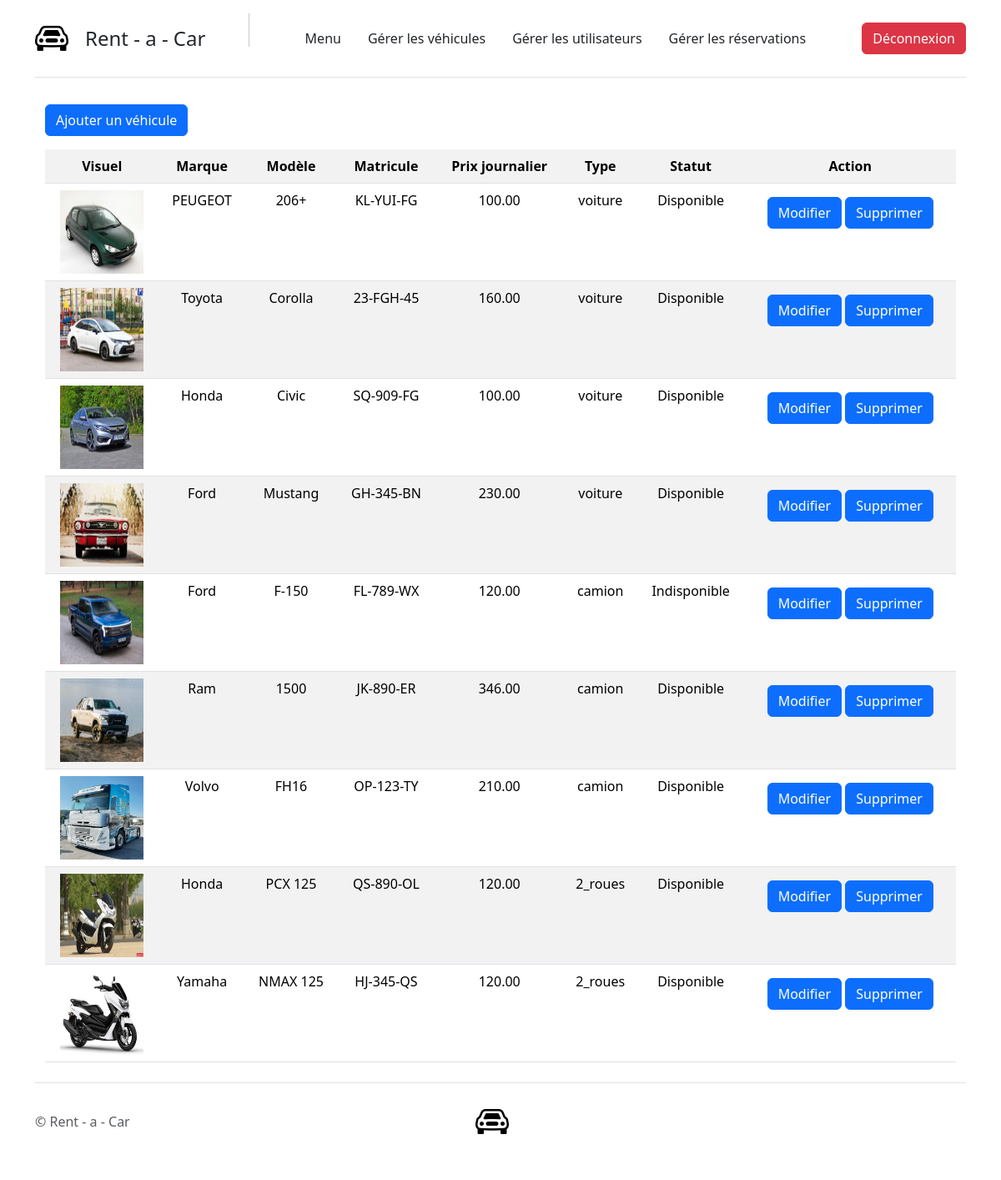
The page /?action=gestionVehicule (signed in) on the database its author committed.
### tables this page shows
CREATE TABLE IF NOT EXISTS `vehicule` (
  `id_vehicule` int NOT NULL AUTO_INCREMENT,
  `marque` varchar(25) DEFAULT NULL,
  `modele` varchar(25) DEFAULT NULL,
  `matricule` varchar(25) DEFAULT NULL,
  `prix_journalier` decimal(7,2) DEFAULT NULL,
  `type_vehicule` varchar(25) DEFAULT NULL,
  `statut_dispo` int DEFAULT '1',
  `photo` varchar(50) DEFAULT NULL,
  PRIMARY KEY (`id_vehicule`),
  UNIQUE KEY `matricule` (`matricule`)
);

### index.php (called while the page is built, shortened)
<?php
include "classes/Vehicle.php";
include "controller/VehicleController.php";
include "controller/MenuController.php";
include "model/VehicleModel.php";
$vehicle = new VehicleController();
$vehicle->actionVehicle();

### model/ModelGeneric.php (called while the page is built, shortened)
<?php
abstract class ModelGeneric {
    protected $pdo;
    public function __construct(){
        $this->pdo = new PDO("mysql:host=localhost;dbname=agence", "root", "", [
            PDO::ATTR_DEFAULT_FETCH_MODE => PDO::FETCH_ASSOC
        ]);
    }
    public function executeRequest(string $query, $data = []){
        $statement = $this->pdo->prepare($query);
        $statement->execute($data);
        return $statement;
    }
}

### model/VehicleModel.php (called while the page is built, shortened)
<?php
require_once 'model/ModelGeneric.php';
class VehicleModel extends ModelGeneric {
    public function findAllVehicle() {
        $statement = $this->executeRequest("SELECT * FROM vehicule");
        $vehicles = [];
        while($v = $statement->fetch()){
            extract($v);
            $vehicles[] = new Vehicle($id_vehicule, $marque, $modele, $matricule, $prix_journalier, $type_vehicule, $statut_dispo, $photo);
        }
        return $vehicles;
    }
}

### classes/Vehicle.php (called while the page is built, shortened)
<?php
class Vehicle {
    private $id_vehicule;
    private	$marque;
    private $modele;
    private $matricule;
    private $prix_journalier;
    private $type_vehicule;
    private $statut_dispo;
    private $photo;
    public function __construct($p_id_vehicule = '', $p_marque = '', $p_modele = '', $p_matricule = '', $p_prix_journalier = '', $p_type_vehicule = '', $p_statut_dispo = '', $p_photo = '') {
        $this->id_vehicule = $p_id_vehicule;
        $this->marque = $p_marque;
        $this->modele = $p_modele;
        $this->matricule = $p_matricule;
        $this->prix_journalier = $p_prix_journalier;
        $this->type_vehicule = $p_type_vehicule;
        $this->statut_dispo = $p_statut_dispo;
        $this->photo = $p_photo;
    }
    public function getIdVehicule() {
        return $this->id_vehicule;
    }
    public function getMarque() {
        return $this->marque;
    }
    public function getModele() {
        return $this->modele;
    }
    public function getMatricule() {
        return $this->matricule;
    }
    public function getPrixJournalier() {
        return $this->prix_journalier;
    }
    public function getTypeVehicule() {
        return $this->type_vehicule;
    }
    public function getStatutDispo() {
        return $this->statut_dispo;
    }
    public function getPhoto() {
        return $this->photo;
    }
}

### vue/manageVehicule.php (the view, shortened to what this page needs)
<div>
    <a href="?action=ajouterVehicule" class="btn btn-primary mt-2">Ajouter un véhicule</a>
</div>
<div class="mt-3">
    <table class="table table-striped text-center">
            <tr>
                <th>Visuel</th>
                <th>Marque</th>
                <th>Modèle</th>
                <th>Matricule</th>
                <th>Prix journalier</th>
                <th>Type</th>
                <th>Statut</th>
                <th>Action</th>
            </tr>
            <?php foreach($vehicules as $vehicule): ?>
                <tr>
                    <td> <?php if(file_exists($vehicule->getPhoto())) : ?>
                        <img src="<?php echo $vehicule->getPhoto(); ?>" alt="Image du véhicule" width="100" height="100">
                    <?php endif; ?> </td>
                    <td> <?= $vehicule->getMarque() ?> </td>
                    <td> <?= $vehicule->getModele() ?> </td>
                    <td> <?= $vehicule->getMatricule() ?> </td>
                    <td> <?= $vehicule->getPrixJournalier() ?> </td>
                    <td> <?= $vehicule->getTypeVehicule() ?> </td>
                    <td>
                        <?php
                            if($vehicule->getStatutDispo() === 1) {
                                echo "Disponible";
                            } else {
                                echo "Indisponible";
                            }
                        ?>
                    </td>
                    <td>
                        <a href="?action=modifierVehicule&id=<?= $vehicule->getIdVehicule() ?>" class="btn btn-primary mt-2">Modifier</a>
                        <a href="?action=supprimerVehicule&id=<?= $vehicule->getIdVehicule()?>" class="btn btn-primary mt-2 vehicleSuppr">Supprimer</a>
                    </td>
                </tr>
            <?php endforeach; ?>
    </table>
</div>
<?php
include "vue/template.php";

### rows shown on the page
vehicule: photo (picture), marque "PEUGEOT", modele "206+", matricule "KL-YUI-FG", prix_journalier "100.00", type_vehicule "voiture", statut_dispo "Disponible"
vehicule: photo (picture), marque "Toyota", modele "Corolla", matricule "23-FGH-45", prix_journalier "160.00", type_vehicule "voiture", statut_dispo "Disponible"
vehicule: photo (picture), marque "Honda", modele "Civic", matricule "SQ-909-FG", prix_journalier "100.00", type_vehicule "voiture", statut_dispo "Disponible"
vehicule: photo (picture), marque "Ford", modele "Mustang", matricule "GH-345-BN", prix_journalier "230.00", type_vehicule "voiture", statut_dispo "Disponible"
vehicule: photo (picture), marque "Ford", modele "F-150", matricule "FL-789-WX", prix_journalier "120.00", type_vehicule "camion", statut_dispo "Indisponible"
vehicule: photo (picture), marque "Ram", modele "1500", matricule "JK-890-ER", prix_journalier "346.00", type_vehicule "camion", statut_dispo "Disponible"
vehicule: photo (picture), marque "Volvo", modele "FH16", matricule "OP-123-TY", prix_journalier "210.00", type_vehicule "camion", statut_dispo "Disponible"
vehicule: photo (picture), marque "Honda", modele "PCX 125", matricule "QS-890-OL", prix_journalier "120.00", type_vehicule "2_roues", statut_dispo "Disponible"
vehicule: photo (picture), marque "Yamaha", modele "NMAX 125", matricule "HJ-345-QS", prix_journalier "120.00", type_vehicule "2_roues", statut_dispo "Disponible"
